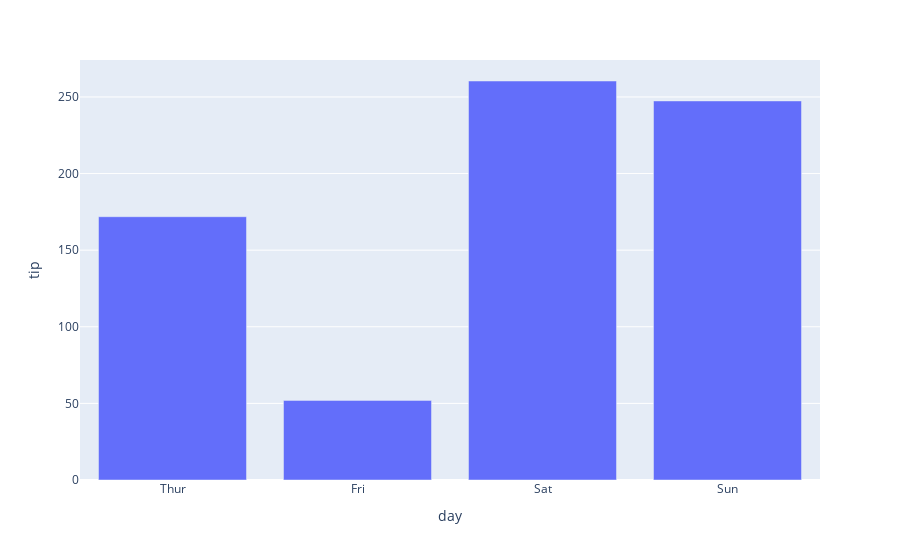

Notebook cell for this chart:
### Code cell
px.bar(data_frame=tips_grouped, x = "day", y='tip')

### Figure 1 — Plotly figure (JSON) as saved in the notebook; plotly's stock layout.template omitted (floating-point values rounded to 4 significant figures)
{"data": [{"alignmentgroup": "True", "hovertemplate": "day=%{x}<br>tip=%{y}<extra></extra>", "legendgroup": "", "marker": {"color": "#636efa", "pattern": {"shape": ""}}, "name": "", "offsetgroup": "", "orientation": "v", "showlegend": false, "textposition": "auto", "type": "bar", "x": ["Thur", "Fri", "Sat", "Sun"], "xaxis": "x", "y": [171.8, 51.96, 260.4, 247.4], "yaxis": "y"}], "layout": {"barmode": "relative", "legend": {"tracegroupgap": 0}, "margin": {"t": 60}, "xaxis": {"anchor": "y", "domain": [0, 1], "title": {"text": "day"}}, "yaxis": {"anchor": "x", "domain": [0, 1], "title": {"text": "tip"}}}}
